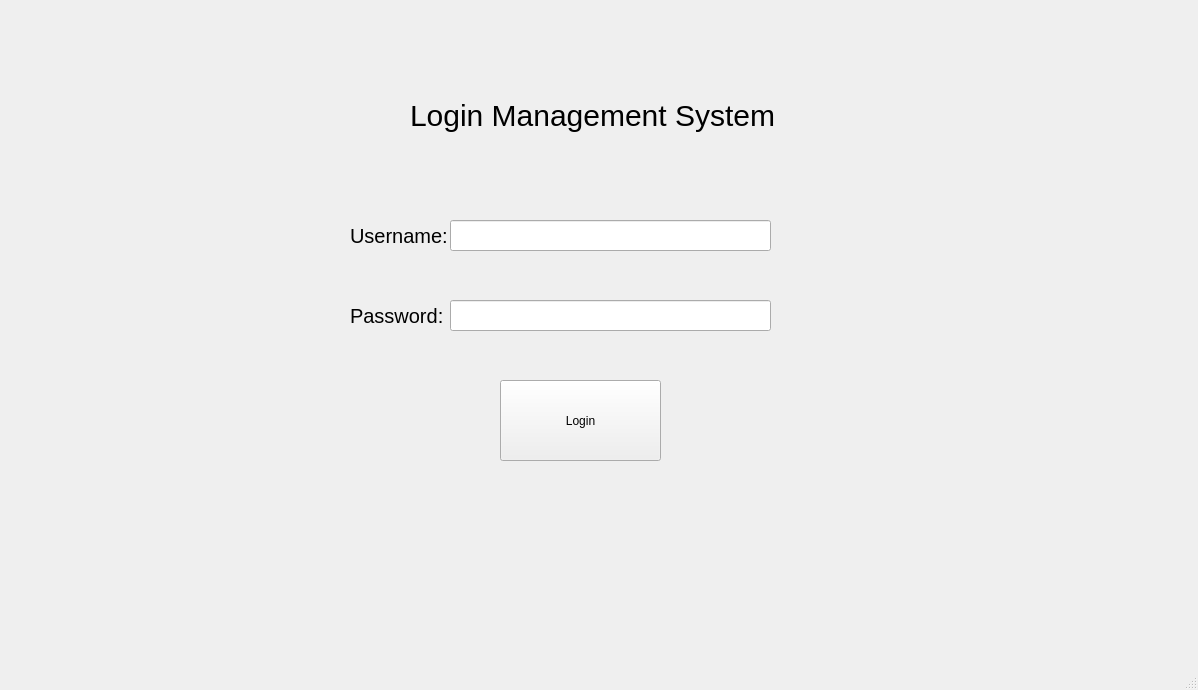
<?xml version="1.0" encoding="UTF-8"?>
<ui version="4.0">
 <class>MainWindow</class>
 <widget class="QMainWindow" name="MainWindow">
  <property name="geometry">
   <rect>
    <x>0</x>
    <y>0</y>
    <width>1198</width>
    <height>690</height>
   </rect>
  </property>
  <property name="windowTitle">
   <string>MainWindow</string>
  </property>
  <widget class="QWidget" name="centralwidget">
   <widget class="QLabel" name="label">
    <property name="geometry">
     <rect>
      <x>410</x>
      <y>80</y>
      <width>401</width>
      <height>71</height>
     </rect>
    </property>
    <property name="styleSheet">
     <string notr="true">QLabel{
font-size:30px;
}</string>
    </property>
    <property name="text">
     <string>Login Management System</string>
    </property>
   </widget>
   <widget class="QLabel" name="label_2">
    <property name="geometry">
     <rect>
      <x>350</x>
      <y>200</y>
      <width>131</width>
      <height>71</height>
     </rect>
    </property>
    <property name="styleSheet">
     <string notr="true">QLabel{
font-size:20px;
}</string>
    </property>
    <property name="text">
     <string>Username: </string>
    </property>
   </widget>
   <widget class="QLabel" name="label_3">
    <property name="geometry">
     <rect>
      <x>350</x>
      <y>280</y>
      <width>131</width>
      <height>71</height>
     </rect>
    </property>
    <property name="styleSheet">
     <string notr="true">QLabel{
font-size:20px;
}</string>
    </property>
    <property name="text">
     <string>Password:</string>
    </property>
   </widget>
   <widget class="QLineEdit" name="lineEdit">
    <property name="geometry">
     <rect>
      <x>450</x>
      <y>220</y>
      <width>321</width>
      <height>31</height>
     </rect>
    </property>
    <property name="styleSheet">
     <string notr="true">QLineEdit {
font-size:20px;
}</string>
    </property>
   </widget>
   <widget class="QLineEdit" name="lineEdit_2">
    <property name="geometry">
     <rect>
      <x>450</x>
      <y>300</y>
      <width>321</width>
      <height>31</height>
     </rect>
    </property>
    <property name="styleSheet">
     <string notr="true">QLineEdit {
font-size:20px;
}</string>
    </property>
   </widget>
   <widget class="QPushButton" name="pushButton">
    <property name="geometry">
     <rect>
      <x>500</x>
      <y>380</y>
      <width>161</width>
      <height>81</height>
     </rect>
    </property>
    <property name="autoFillBackground">
     <bool>false</bool>
    </property>
    <property name="styleSheet">
     <string notr="true">QPushButtom{
font-size: 20px;
}</string>
    </property>
    <property name="text">
     <string>Login</string>
    </property>
   </widget>
  </widget>
  <widget class="QMenuBar" name="menubar">
   <property name="geometry">
    <rect>
     <x>0</x>
     <y>0</y>
     <width>1198</width>
     <height>26</height>
    </rect>
   </property>
  </widget>
  <widget class="QStatusBar" name="statusbar"/>
 </widget>
 <resources/>
 <connections/>
</ui>
